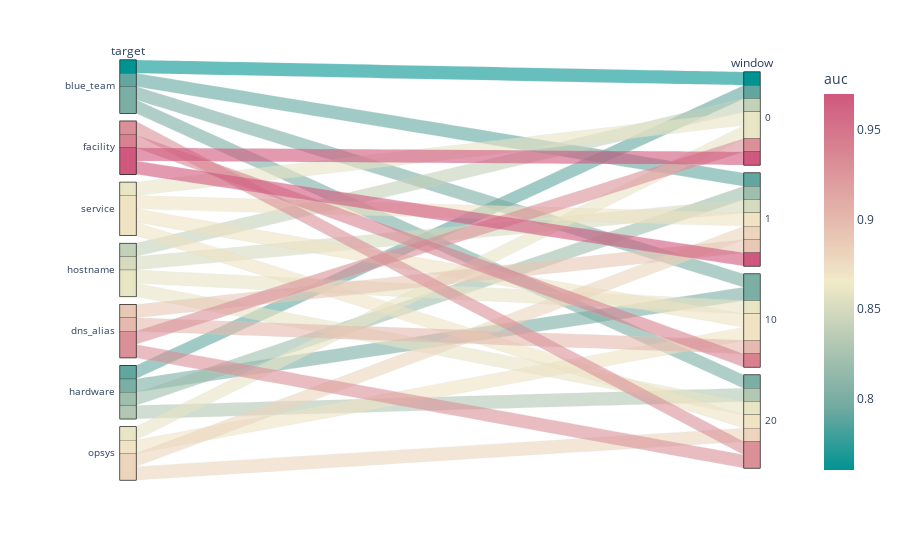

Notebook code for this chart:
### Code cell
import plotly.express as px

# fig = px.parallel_coordinates(
objective = 'auc'
# objective = 'bal_accuracy'

fig = px.parallel_categories(
    df,
    # df[df['drop_destination_ip']==False],
    # df[
    #     (df['target'].isin({'service', 'hostname', 'hardware', 'opsys'})) 
    #     & (df['drop_destination_ip']==False)
    #     & (df['drop_source_ip']==True)
    #     & (df['split_fn'] == 'split_by_time')
    # ],
    color=objective,
    dimensions=[
        'target', 
        # 'split_fn', 
        # 'drop_source_ip',
        # 'drop_destination_ip',
        'window',
        # objective,
    ],
    color_continuous_scale=px.colors.diverging.Tealrose,
    # color_continuous_midpoint=0.5,
    # dimensions_max_cardinality=5,

)
fig.show()

### Figure 1 — Plotly figure (JSON) as saved in the notebook; plotly's stock layout.template omitted (floating-point values rounded to 4 significant figures)
{"data": [{"dimensions": [{"label": "target", "values": ["blue_team", "blue_team", "blue_team", "blue_team", "facility", "facility", "facility", "facility", "service", "service", "service", "service", "hostname", "hostname", "hostname", "hostname", "dns_alias", "dns_alias", "dns_alias", "dns_alias", "hardware", "hardware", "hardware", "hardware", "opsys", "opsys", "opsys", "opsys"]}, {"label": "window", "values": [0, 1, 10, 20, 0, 1, 10, 20, 0, 1, 10, 20, 0, 1, 10, 20, 0, 1, 10, 20, 0, 1, 10, 20, 0, 1, 10, 20]}], "domain": {"x": [0, 1], "y": [0, 1]}, "line": {"color": [0.76, 0.79, 0.8, 0.8, 0.97, 0.97, 0.94, 0.93, 0.86, 0.87, 0.87, 0.87, 0.84, 0.85, 0.86, 0.86, 0.93, 0.89, 0.9, 0.93, 0.79, 0.82, 0.8, 0.83, 0.86, 0.88, 0.87, 0.88], "coloraxis": "coloraxis"}, "name": "", "type": "parcats"}], "layout": {"coloraxis": {"colorbar": {"title": {"text": "auc"}}, "colorscale": [[0, "rgb(0, 147, 146)"], [0.1667, "rgb(114, 170, 161)"], [0.3333, "rgb(177, 199, 179)"], [0.5, "rgb(241, 234, 200)"], [0.6667, "rgb(229, 185, 173)"], [0.8333, "rgb(217, 137, 148)"], [1, "rgb(208, 88, 126)"]]}, "legend": {"tracegroupgap": 0}, "margin": {"t": 60}}}
